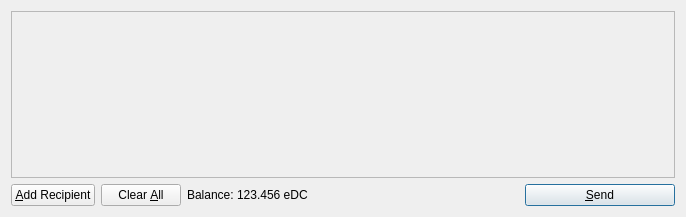
<?xml version="1.0" encoding="UTF-8"?>
<ui version="4.0">
 <class>SendCoinsDialog</class>
 <widget class="QDialog" name="SendCoinsDialog">
  <property name="geometry">
   <rect>
    <x>0</x>
    <y>0</y>
    <width>686</width>
    <height>217</height>
   </rect>
  </property>
  <property name="windowTitle">
   <string>Send Coins</string>
  </property>
  <layout class="QVBoxLayout" name="verticalLayout">
   <item>
    <widget class="QScrollArea" name="scrollArea">
     <property name="widgetResizable">
      <bool>true</bool>
     </property>
     <widget class="QWidget" name="scrollAreaWidgetContents">
      <property name="geometry">
       <rect>
        <x>0</x>
        <y>0</y>
        <width>666</width>
        <height>165</height>
       </rect>
      </property>
      <layout class="QVBoxLayout" name="verticalLayout_2">
       <property name="margin">
        <number>0</number>
       </property>
       <item>
        <layout class="QVBoxLayout" name="entries">
         <property name="spacing">
          <number>6</number>
         </property>
        </layout>
       </item>
       <item>
        <spacer name="verticalSpacer">
         <property name="orientation">
          <enum>Qt::Vertical</enum>
         </property>
         <property name="sizeHint" stdset="0">
          <size>
           <width>20</width>
           <height>40</height>
          </size>
         </property>
        </spacer>
       </item>
      </layout>
     </widget>
    </widget>
   </item>
   <item>
    <layout class="QHBoxLayout" name="horizontalLayout">
     <item>
      <widget class="QPushButton" name="addButton">
       <property name="toolTip">
        <string>Send to multiple recipients at once</string>
       </property>
       <property name="text">
        <string>&amp;Add Recipient</string>
       </property>
       <property name="icon">
        <iconset resource="../bitcoin.qrc">
         <normaloff>:/icons/add</normaloff>:/icons/add</iconset>
       </property>
       <property name="autoDefault">
        <bool>false</bool>
       </property>
      </widget>
     </item>
     <item>
      <widget class="QPushButton" name="clearButton">
       <property name="sizePolicy">
        <sizepolicy hsizetype="Minimum" vsizetype="Fixed">
         <horstretch>0</horstretch>
         <verstretch>0</verstretch>
        </sizepolicy>
       </property>
       <property name="toolTip">
        <string>Remove all transaction fields</string>
       </property>
       <property name="text">
        <string>Clear &amp;All</string>
       </property>
       <property name="icon">
        <iconset resource="../bitcoin.qrc">
         <normaloff>:/icons/remove</normaloff>:/icons/remove</iconset>
       </property>
       <property name="autoRepeatDelay">
        <number>300</number>
       </property>
       <property name="autoDefault">
        <bool>false</bool>
       </property>
      </widget>
     </item>
     <item>
      <layout class="QHBoxLayout" name="horizontalLayout_2">
       <property name="spacing">
        <number>3</number>
       </property>
       <item>
        <widget class="QLabel" name="label">
         <property name="text">
          <string>Balance:</string>
         </property>
        </widget>
       </item>
       <item>
        <widget class="QLabel" name="labelBalance">
         <property name="cursor">
          <cursorShape>IBeamCursor</cursorShape>
         </property>
         <property name="text">
          <string>123.456 eDC</string>
         </property>
         <property name="textInteractionFlags">
          <set>Qt::LinksAccessibleByMouse|Qt::TextSelectableByKeyboard|Qt::TextSelectableByMouse</set>
         </property>
        </widget>
       </item>
      </layout>
     </item>
     <item>
      <spacer name="horizontalSpacer">
       <property name="orientation">
        <enum>Qt::Horizontal</enum>
       </property>
       <property name="sizeHint" stdset="0">
        <size>
         <width>40</width>
         <height>20</height>
        </size>
       </property>
      </spacer>
     </item>
     <item>
      <widget class="QPushButton" name="sendButton">
       <property name="minimumSize">
        <size>
         <width>150</width>
         <height>0</height>
        </size>
       </property>
       <property name="toolTip">
        <string>Confirm the send action</string>
       </property>
       <property name="text">
        <string>&amp;Send</string>
       </property>
       <property name="icon">
        <iconset resource="../bitcoin.qrc">
         <normaloff>:/icons/send</normaloff>:/icons/send</iconset>
       </property>
       <property name="default">
        <bool>true</bool>
       </property>
      </widget>
     </item>
    </layout>
   </item>
  </layout>
 </widget>
 <resources>
  <include location="../bitcoin.qrc"/>
 </resources>
 <connections/>
</ui>
